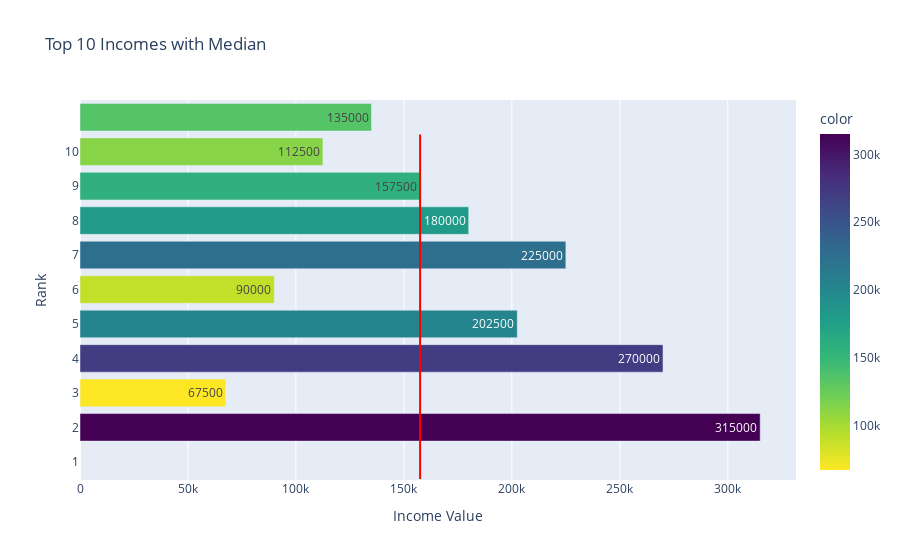

The cell this chart's notebook holds for it:
### Markdown cell above
#### Top 10 most common incomes compared to income median

### Code cell
top_10_incomes = df['AMT_INCOME_TOTAL'].value_counts().index[:10]

fig = px.bar(x=top_10_incomes[::-1], y=range(1, len(top_10_incomes) + 1), orientation='h',
             color=top_10_incomes[::-1], labels={'y': 'Rank', 'x': 'Income Value'},
             title='Top 10 Incomes with Median', hover_name=top_10_incomes[::-1],
             template='plotly', text=top_10_incomes[::-1], color_continuous_scale='viridis_r')

fig.add_shape(type='line', x0=df['AMT_INCOME_TOTAL'].median(), x1=df['AMT_INCOME_TOTAL'].median(),
              y0=-0.5, y1=len(top_10_incomes) - 0.5, line=dict(color='red', width=2))

fig.update_layout(yaxis=dict(tickvals=list(range(len(top_10_incomes))), ticktext=list(range(1, len(top_10_incomes) + 1))))

fig.show()

### Figure 1 — Plotly figure (JSON) as saved in the notebook; plotly's stock layout.template omitted (floating-point values rounded to 4 significant figures)
{"data": [{"alignmentgroup": "True", "hovertemplate": "<b>%{hovertext}</b><br><br>Income Value=%{x}<br>Rank=%{y}<br>text=%{text}<br>color=%{marker.color}<extra></extra>", "hovertext": [315000, 67500, 270000, 202500, 90000, 225000, 180000, 157500, 112500, 135000], "legendgroup": "", "marker": {"color": [315000, 67500, 270000, 202500, 90000, 225000, 180000, 157500, 112500, 135000], "coloraxis": "coloraxis", "pattern": {"shape": ""}}, "name": "", "offsetgroup": "", "orientation": "h", "showlegend": false, "text": [315000, 67500, 270000, 202500, 90000, 225000, 180000, 157500, 112500, 135000], "textposition": "auto", "type": "bar", "x": [315000, 67500, 270000, 202500, 90000, 225000, 180000, 157500, 112500, 135000], "xaxis": "x", "y": [1, 2, 3, 4, 5, 6, 7, 8, 9, 10], "yaxis": "y"}], "layout": {"barmode": "relative", "coloraxis": {"colorbar": {"title": {"text": "color"}}, "colorscale": [[0, "#fde725"], [0.1111, "#b5de2b"], [0.2222, "#6ece58"], [0.3333, "#35b779"], [0.4444, "#1f9e89"], [0.5556, "#26828e"], [0.6667, "#31688e"], [0.7778, "#3e4989"], [0.8889, "#482878"], [1, "#440154"]]}, "legend": {"tracegroupgap": 0}, "shapes": [{"line": {"color": "red", "width": 2}, "type": "line", "x0": 157500, "x1": 157500, "y0": -0.5, "y1": 9.5}], "title": {"text": "Top 10 Incomes with Median"}, "xaxis": {"anchor": "y", "domain": [0, 1], "title": {"text": "Income Value"}}, "yaxis": {"anchor": "x", "domain": [0, 1], "ticktext": [1, 2, 3, 4, 5, 6, 7, 8, 9, 10], "tickvals": [0, 1, 2, 3, 4, 5, 6, 7, 8, 9], "title": {"text": "Rank"}}}}
